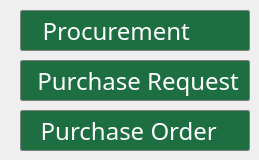
      <widget class="QWidget" name="tab_5">
       <attribute name="title">
        <string>Transaction</string>
       </attribute>
       <widget class="QPushButton" name="transaction_procurement">
        <property name="geometry">
         <rect>
          <x>20</x>
          <y>10</y>
          <width>230</width>
          <height>41</height>
         </rect>
        </property>
        <property name="maximumSize">
         <size>
          <width>230</width>
          <height>16777215</height>
         </size>
        </property>
        <property name="font">
         <font>
          <family>Segoe UI Light</family>
          <pointsize>18</pointsize>
         </font>
        </property>
        <property name="layoutDirection">
         <enum>Qt::RightToLeft</enum>
        </property>
        <property name="styleSheet">
         <string notr="true">background-color: rgb(29, 111, 66);
color: rgb(255, 255, 255);
border : 1 solid gray;
border-radius:  2</string>
        </property>
        <property name="text">
         <string> Procurement       </string>
        </property>
        <property name="icon">
         <iconset resource="icons.qrc">
          <normaloff>:/icons/next-page.png</normaloff>:/icons/next-page.png</iconset>
        </property>
        <property name="iconSize">
         <size>
          <width>35</width>
          <height>35</height>
         </size>
        </property>
        <property name="flat">
         <bool>false</bool>
        </property>
       </widget>
       <widget class="QPushButton" name="transaction_purchase_order">
        <property name="geometry">
         <rect>
          <x>20</x>
          <y>110</y>
          <width>230</width>
          <height>41</height>
         </rect>
        </property>
        <property name="maximumSize">
         <size>
          <width>230</width>
          <height>16777215</height>
         </size>
        </property>
        <property name="font">
         <font>
          <family>Segoe UI Light</family>
          <pointsize>18</pointsize>
         </font>
        </property>
        <property name="layoutDirection">
         <enum>Qt::RightToLeft</enum>
        </property>
        <property name="styleSheet">
         <string notr="true">background-color: rgb(29, 111, 66);
color: rgb(255, 255, 255);
border : 1 solid gray;
border-radius:  2</string>
        </property>
        <property name="text">
         <string> Purchase Order   </string>
        </property>
        <property name="icon">
         <iconset resource="icons.qrc">
          <normaloff>:/icons/next-page.png</normaloff>:/icons/next-page.png</iconset>
        </property>
        <property name="iconSize">
         <size>
          <width>35</width>
          <height>35</height>
         </size>
        </property>
        <property name="flat">
         <bool>false</bool>
        </property>
       </widget>
       <widget class="QPushButton" name="transaction_purchase_request">
        <property name="geometry">
         <rect>
          <x>20</x>
          <y>60</y>
          <width>230</width>
          <height>41</height>
         </rect>
        </property>
        <property name="maximumSize">
         <size>
          <width>230</width>
          <height>16777215</height>
         </size>
        </property>
        <property name="font">
         <font>
          <family>Segoe UI Light</family>
          <pointsize>18</pointsize>
         </font>
        </property>
        <property name="layoutDirection">
         <enum>Qt::RightToLeft</enum>
        </property>
        <property name="styleSheet">
         <string notr="true">background-color: rgb(29, 111, 66);
color: rgb(255, 255, 255);
border : 1 solid gray;
border-radius:  2</string>
        </property>
        <property name="text">
         <string> Purchase Request</string>
        </property>
        <property name="icon">
         <iconset resource="icons.qrc">
          <normaloff>:/icons/next-page.png</normaloff>:/icons/next-page.png</iconset>
        </property>
        <property name="iconSize">
         <size>
          <width>35</width>
          <height>35</height>
         </size>
        </property>
        <property name="flat">
         <bool>false</bool>
        </property>
       </widget>
      </widget>
